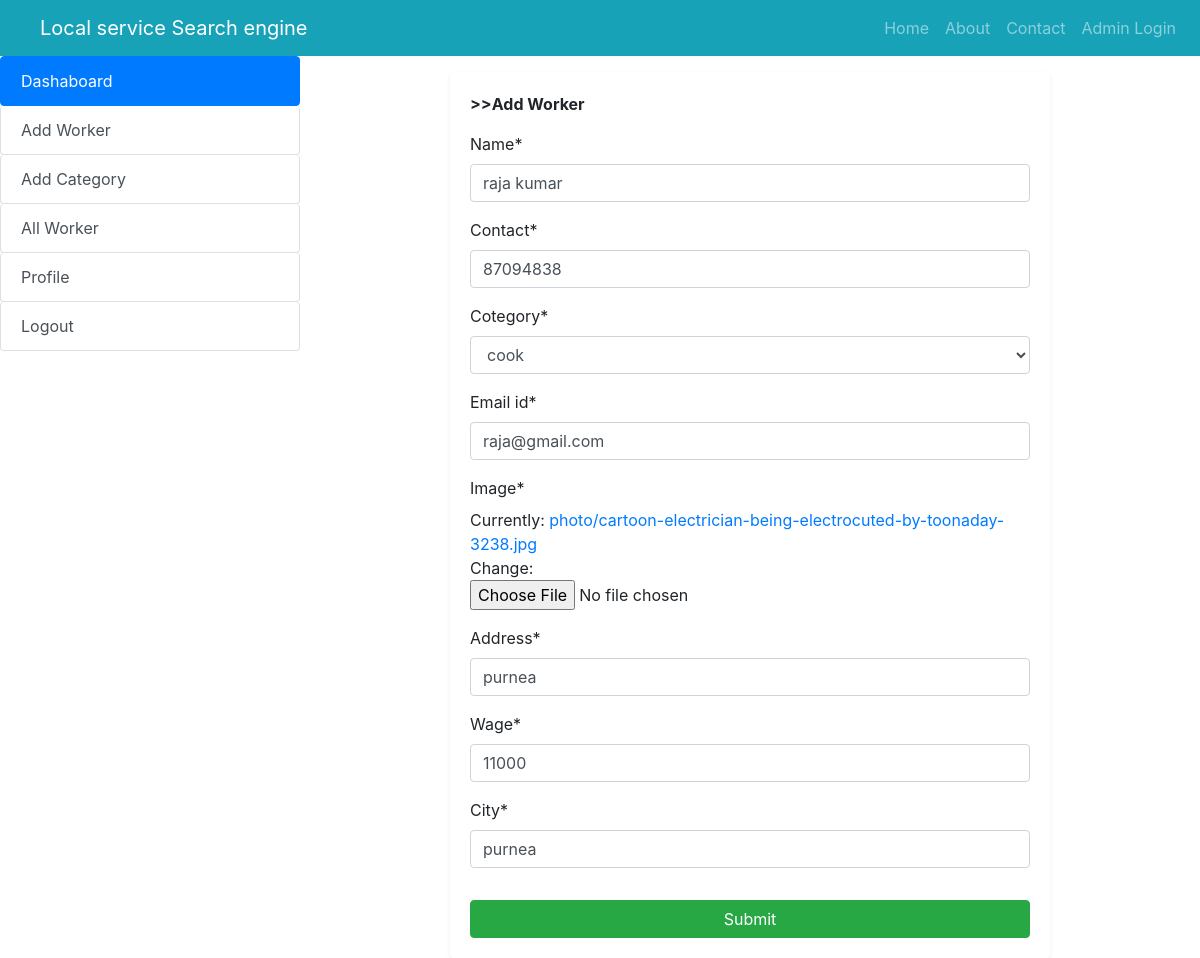
Screenshot of /update/1 with the database file from the repository.
### searchengine/models.py (models this page shows, shortened)
class Porson(models.Model):
    porson_id = models.AutoField(primary_key=True)
    name = models.CharField(max_length=200)
    contact = models.IntegerField()
    cotegory = models.ForeignKey(Category,on_delete=models.CASCADE)
    email_id = models.EmailField()
    image = models.ImageField(upload_to='photo')
    address = models.CharField(max_length=200)
    wage = models.IntegerField()
    city = models.CharField(max_length=200)

### searchengine/views.py (the view, shortened to what this page needs)
# urls.py: path('update/<int:pk>',UpdatePorson.as_view(),name="update_proson"),
class UpdatePorson(UpdateView):
    model = Porson
    form_class = PorsonForm
    template_name = 'owner/add_worker.html'

### searchengine/forms.py
class PorsonForm(forms.ModelForm):
    class Meta:
        model = Porson
        exclude = ('category',)

### searchengine/models.py (called while the page is built)
    def __str__(self):
        return self.title

### templates/owner/add_worker.html (shortened to what this page needs)
{% extends 'owner/base.html' %}
{% block content %}
    {% load crispy_forms_tags %}
  <div class="container-fluid  p-0">
        <div class="row no-gutters">
            <div class="col-lg-3">
                <div class="list-group">
                    <a href="{% url 'dashaboard' %}" class="list-group list-group-item list-group-item-action active">Dashaboard</a>
                    <a href="{% url 'addworker' %}" class="list-group list-group-item list-group-item-action">Add Worker</a>
                    <a href="{% url 'add_category' %}" class="list-group list-group-item list-group-item-action">Add Category</a>
                    <a href="{% url 'all_worker' %}" class="list-group list-group-item list-group-item-action">All Worker</a>
                    <a href="{% url 'profile' %}" class="list-group list-group-item list-group-item-action">Profile</a>
                    <a href="{% url 'logout' %}" class="list-group list-group-item list-group-item-action">Logout</a>
                </div>
            </div>
              <div class="col-lg-6 mx-auto mt-3">
                  <div class="card shadow-sm border-0">
                      <div class="card-body">
                          <p><b>>>Add Worker</b></p>
                          <form action="" method="post" enctype="multipart/form-data">
                              <table class="table">
                                  {{ form|crispy }}
                              </table>
                              <input type="submit" class="btn btn-success btn-block">
                          </form>
                      </div>
                  </div>
              </div>
        </div>
  </div>
{% endblock %}

### rows the page displays
Porson: name "raja kumar", contact "87094838", cotegory "cook", email_id "raja@gmail.com", address "purnea", wage "11000", city "purnea"
